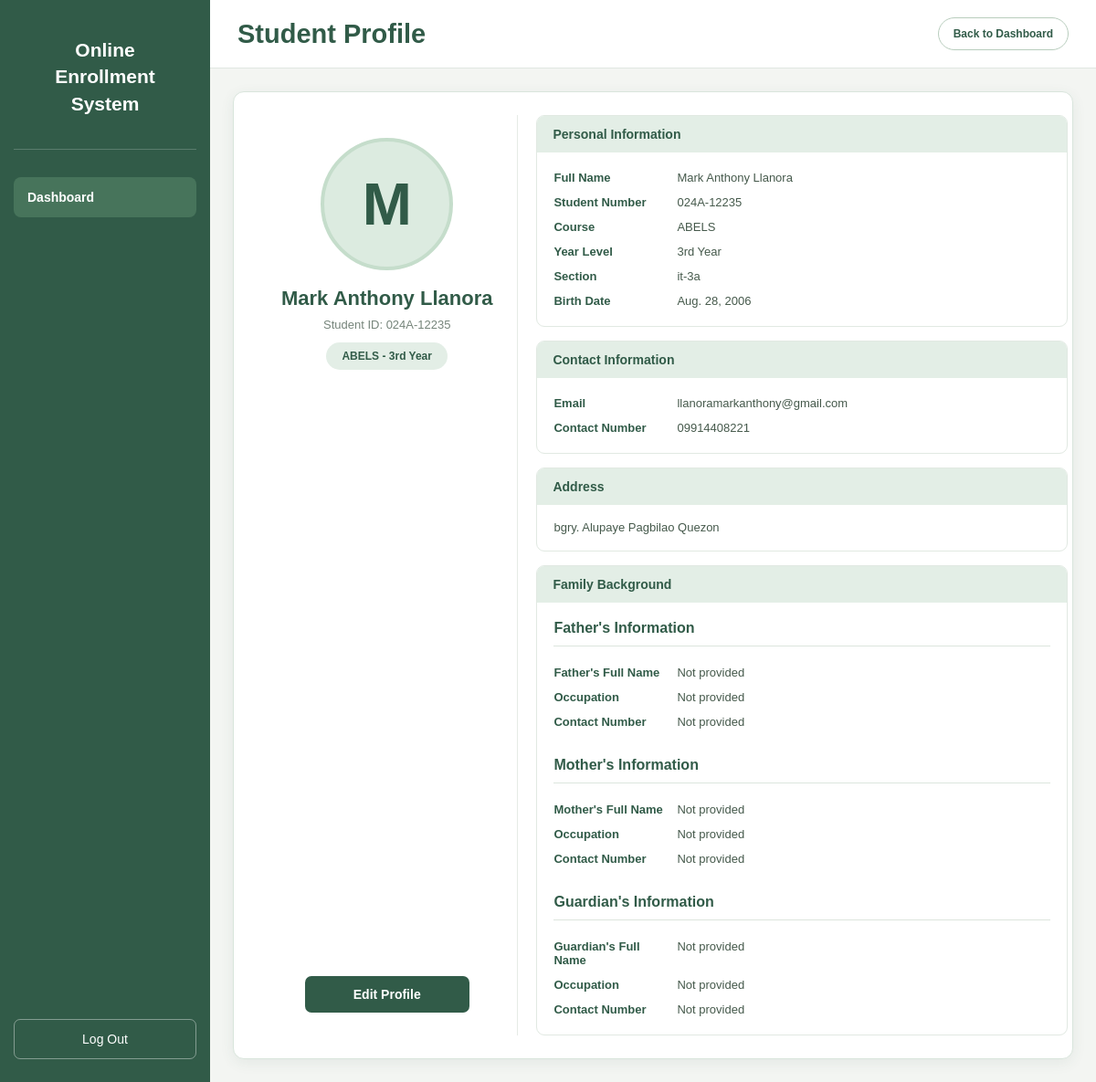
The page /student/1/ (signed in) on the database its author committed.
### online_enrollment/models.py (models this page shows, shortened)
class Student(models.Model):
    YEAR_CHOICES = [
        ("1st Year", "1st Year"),
        ("2nd Year", "2nd Year"),
        ("3rd Year", "3rd Year"),
        ("4th Year", "4th Year"),
    ]
    student_number = models.CharField(
        max_length=30,
        unique=True
    )
    full_name = models.CharField(max_length=150)
    course = models.CharField(max_length=150)
    year_level = models.CharField(
        max_length=20,
        choices=YEAR_CHOICES
    )
    section = models.CharField(max_length=50)
    email = models.EmailField(blank=True)
    contact_number = models.CharField(
        max_length=20,
        blank=True
    )
    birth_date = models.DateField(
        null=True,
        blank=True
    )
    address = models.TextField(blank=True)
    father_name = models.CharField(
        max_length=150,
        blank=True
    )
    father_occupation = models.CharField(
        max_length=150,
        blank=True
    )
    father_contact = models.CharField(
        max_length=20,
        blank=True
    )
    mother_name = models.CharField(
        max_length=150,
        blank=True
    )
    mother_occupation = models.CharField(
        max_length=150,
        blank=True
    )
    mother_contact = models.CharField(
        max_length=20,
        blank=True
    )
    date_added = models.DateTimeField(auto_now_add=True)

### online_enrollment/views.py (the view)
@login_required(login_url="login")
def student_detail(request, student_id):
    if not request.user.is_staff:
        return redirect("login")
    student = get_object_or_404(
        Student,
        id=student_id
    )
    return render(
        request,
        "student_detail.html",
        {"student": student}
    )

### templates/student_detail.html (shortened to what this page needs)
{% load static %}
<!DOCTYPE html>
<html lang="en">
<head>
    <link rel="stylesheet" href="{% static 'css/dashboard.css' %}">
</head>
<body>
<div class="dashboard-layout">
    <aside class="sidebar">
        <div class="brand">
            <h2>Online<br>Enrollment<br>System</h2>
        </div>
        <nav class="navigation">
            <a href="{% url 'dashboard' %}" class="nav-item active">
                Dashboard
            </a>
        </nav>
        <form method="POST" action="{% url 'logout' %}"
              class="sidebar-logout">
            <button type="submit">Log Out</button>
        </form>
    </aside>
    <main class="main-content">
        <header class="top-header">
            <h1>Student Profile</h1>
            <a href="{% url 'dashboard' %}" class="back-top">
                Back to Dashboard
            </a>
        </header>
        <section class="profile-container">
            <div class="profile-left">
                <div class="profile-avatar">
                    {{ student.full_name|first|upper }}
                </div>
                <h2>{{ student.full_name }}</h2>
                <p class="student-id">
                    Student ID: {{ student.student_number }}
                </p>
                <span class="course-badge">
                    {{ student.course }} - {{ student.year_level }}
                </span>
                <a href="{% url 'edit_student' student.id %}"
                   class="edit-profile">
                    Edit Profile
                </a>
            </div>
            <div class="profile-right">
                <div class="info-section">
                    <div class="info-heading">
                        Personal Information
                    </div>
                    <div class="info-content">
                        <div class="info-row">
                            <label>Full Name</label>
                            <span>{{ student.full_name }}</span>
                        </div>
                        <div class="info-row">
                            <label>Student Number</label>
                            <span>{{ student.student_number }}</span>
                        </div>
                        <div class="info-row">
                            <label>Course</label>
                            <span>{{ student.course }}</span>
                        </div>
                        <div class="info-row">
                            <label>Year Level</label>
                            <span>{{ student.year_level }}</span>
                        </div>
                        <div class="info-row">
                            <label>Section</label>
                            <span>{{ student.section|default:"Not provided" }}</span>
                        </div>
                        <div class="info-row">
                            <label>Birth Date</label>
                            <span>{{ student.birth_date|default:"Not provided" }}</span>
                        </div>
                    </div>
                </div>
                <div class="info-section">
                    <div class="info-heading">
                        Contact Information
                    </div>
                    <div class="info-content">
                        <div class="info-row">
                            <label>Email</label>
                            <span>{{ student.email|default:"Not provided" }}</span>
                        </div>
                        <div class="info-row">
                            <label>Contact Number</label>
                            <span>{{ student.contact_number|default:"Not provided" }}</span>
                        </div>
                    </div>
                </div>
                <div class="info-section">
                    <div class="info-heading">
                        Address
                    </div>
                    <div class="info-content">
                        <p class="address-text">
                            {{ student.address|default:"Not provided" }}
                        </p>
                    </div>
                </div>
                <div class="info-section">
                    <div class="info-heading">
                        Family Background
                    </div>
                    <div class="info-content">
                        <h3 class="family-subheading">
                            Father's Information
                        </h3>
                        <div class="info-row">
                            <label>Father's Full Name</label>
                            <span>{{ student.father_name|default:"Not provided" }}</span>
                        </div>
                        <div class="info-row">
                            <label>Occupation</label>
                            <span>{{ student.father_occupation|default:"Not provided" }}</span>
                        </div>
                        <div class="info-row">
                            <label>Contact Number</label>
                            <span>{{ student.father_contact|default:"Not provided" }}</span>
                        </div>
                        <h3 class="family-subheading">
                            Mother's Information
                        </h3>
                        <div class="info-row">
                            <label>Mother's Full Name</label>
                            <span>{{ student.mother_name|default:"Not provided" }}</span>
                        </div>
                        <div class="info-row">
                            <label>Occupation</label>
                            <span>{{ student.mother_occupation|default:"Not provided" }}</span>
                        </div>
                        <div class="info-row">
                            <label>Contact Number</label>
                            <span>{{ student.mother_contact|default:"Not provided" }}</span>
                        </div>
                        <h3 class="family-subheading">
                            Guardian's Information
                        </h3>
                        <div class="info-row">
                            <label>Guardian's Full Name</label>
                            <span>{{ student.guardian_name|default:"Not provided" }}</span>
                        </div>
                        <div class="info-row">
                            <label>Occupation</label>
                            <span>{{ student.guardian_occupation|default:"Not provided" }}</span>
                        </div>
                        <div class="info-row">
                            <label>Contact Number</label>
                            <span>{{ student.guardian_contact|default:"Not provided" }}</span>
                        </div>
                    </div>
                </div>
            </div>
        </section>
    </main>
</div>
</body>
</html>

### static/css/dashboard.css (style rules this page uses)
* { margin: 0; padding: 0; box-sizing: border-box; }
body { font-family: Arial, Helvetica, sans-serif; background: #f3f5f2; color: #26372c; min-height: 100vh; }
button, input, select, textarea { font-family: inherit; }
.dashboard-layout { display: flex; min-height: 100vh; }
.main-content { flex: 1; min-width: 0; background: #f3f5f2; }
.sidebar { width: 230px; min-height: 100vh; background: #315b48; color: white; display: flex; flex-direction: column; padding: 25px 15px; flex-shrink: 0; }
.brand { text-align: center; padding: 15px 5px 35px; border-bottom: 1px solid rgba(255,255,255,.2); }
.brand h2 { font-size: 21px; line-height: 1.4; color: white; font-weight: bold; }
.navigation { margin-top: 30px; }
.nav-item { display: block; padding: 14px 15px; color: white; background: #426c57; text-decoration: none; border-radius: 8px; font-size: 14px; font-weight: bold; transition: .2s; }
.nav-item:hover, .nav-item.active { background: #47745b; }
.sidebar-logout { margin-top: auto; }
.sidebar-logout button { width: 100%; padding: 13px; background: transparent; color: white; border: 1px solid rgba(255,255,255,.4); border-radius: 7px; cursor: pointer; font-size: 14px; }
.top-header { min-height: 75px; padding: 15px 30px; display: flex; justify-content: space-between; align-items: center; gap: 15px; background: white; border-bottom: 1px solid #e0e7e1; }
.top-header h1 { color: #315b48; font-size: 29px; font-weight: bold; }
.profile-container { margin: 25px; padding: 25px; display: grid; grid-template-columns: 33% 67%; gap: 20px; background: white; border: 1px solid #d9e5dc; border-radius: 12px; box-shadow: 0 4px 15px rgba(49,91,72,.08); }
.profile-left { display: flex; flex-direction: column; align-items: center; justify-content: flex-start; padding: 25px 15px; text-align: center; border-right: 1px solid #e5ebe6; }
.profile-avatar { width: 145px; height: 145px; border-radius: 50%; background: #dcebe0; border: 4px solid #c5ddcb; display: flex; align-items: center; justify-content: center; color: #315b48; font-size: 65px; font-weight: bold; margin-bottom: 18px; }
.profile-left h2 { color: #315b48; font-size: 22px; margin-bottom: 8px; }
.student-id { font-size: 13px; color: #75847a; margin-bottom: 12px; }
.course-badge { padding: 8px 17px; background: #e3eee6; color: #315b48; border-radius: 20px; font-size: 12px; font-weight: bold; margin-bottom: 30px; }
.edit-profile { width: 100%; max-width: 180px; padding: 12px; background: #315b48; color: white; text-decoration: none; text-align: center; font-size: 14px; font-weight: bold; border-radius: 7px; margin-top: auto; }
.profile-right { display: flex; flex-direction: column; gap: 15px; min-width: 0; }
.info-section { border: 1px solid #e1e9e2; border-radius: 9px; overflow: hidden; }
.info-heading { background: #e3eee6; color: #315b48; padding: 12px 17px; font-size: 14px; font-weight: bold; }
.info-content { padding: 14px 18px; }
.info-row { display: grid; grid-template-columns: 125px 1fr; gap: 10px; padding: 6px 0; font-size: 13px; }
.info-row label { color: #315b48; font-weight: bold; }
.info-row span { color: #45594b; overflow-wrap: anywhere; }
.address-text { color: #45594b; font-size: 13px; line-height: 1.7; }
.back-top { padding: 10px 16px; border: 1px solid #b8cdbd; border-radius: 20px; color: #315b48; text-decoration: none; font-size: 12px; font-weight: bold; white-space: nowrap; }
.edit-profile { display: inline-block; cursor: pointer; text-decoration: none; }
.family-subheading { color: #315b48; font-size: 16px; margin: 25px 0 15px; padding-bottom: 10px; border-bottom: 1px solid #dce5dd; }
.family-subheading:first-child { margin-top: 5px; }

### rows shown on the page
Student: full_name|first "M", full_name "Mark Anthony Llanora", student_number "024A-12235", course "ABELS", year_level "3rd Year", section "it-3a", birth_date "Aug. 28, 2006", email "llanoramarkanthony@gmail.com", contact_number "09914408221", address "bgry. Alupaye Pagbilao Quezon", father_name "Not provided", father_occupation "Not provided", father_contact "Not provided", mother_name "Not provided", mother_occupation "Not provided", mother_contact "Not provided"

### other values the page prints
{{ student.guardian_name|default:"Not provided" }} "Not provided"
{{ student.guardian_occupation|default:"Not provided" }} "Not provided"
{{ student.guardian_contact|default:"Not provided" }} "Not provided"
